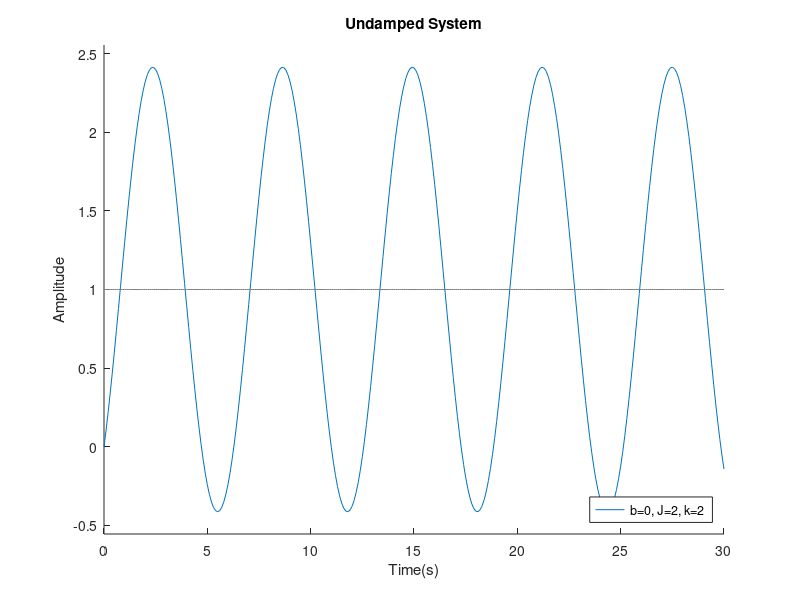
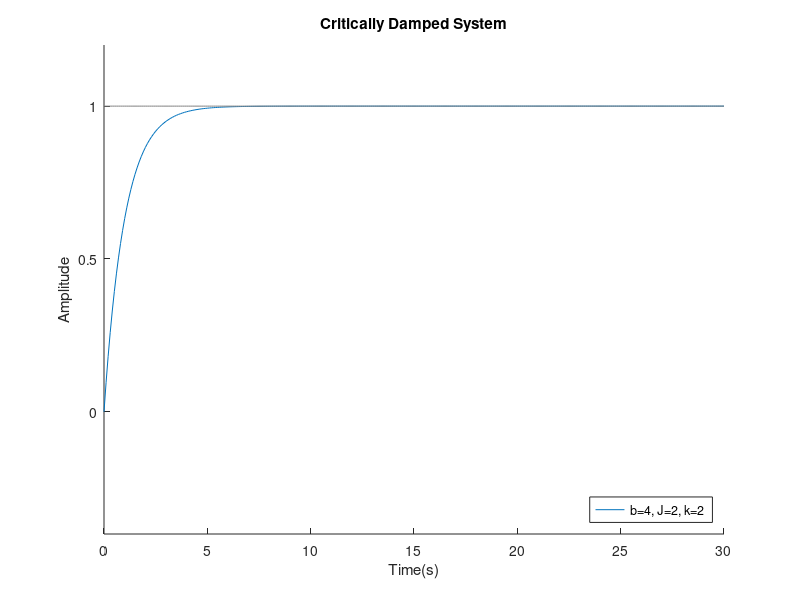
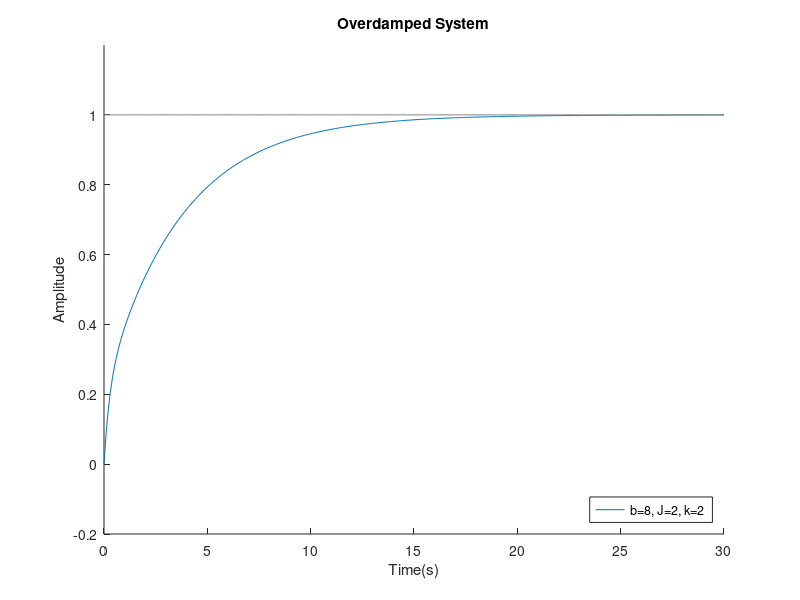
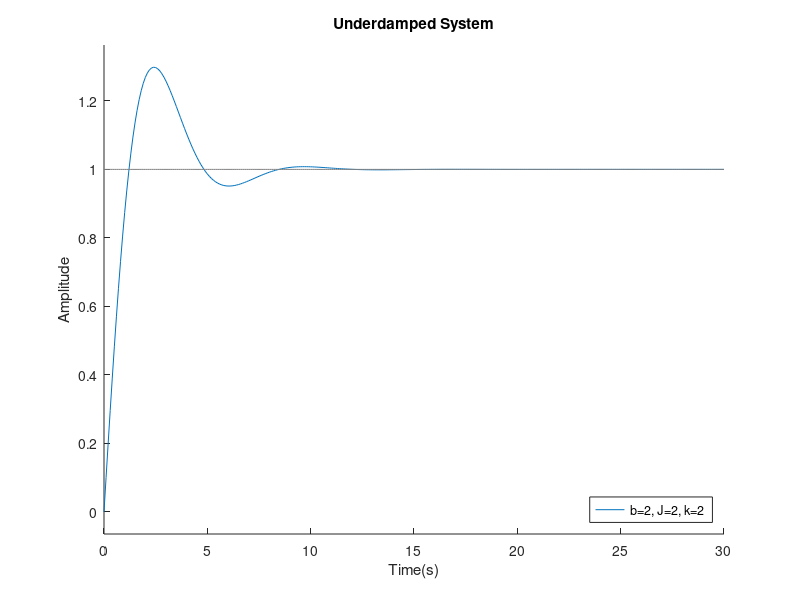

The MATLAB source for these figures, in order:
clear all; close all; 
%% Problem #1 %Undamped System
%Ogata B-3-13

%System
J=2;  %Inertia of spinning disk
k=2;  %Spring constant 
b=0;  %Damper constant [Changes per system dynamic] 

K=1; 
w_n=1;
squiggle=0; %Squiggle [Changes per systemd dynamic]

num=1; %Second order transfer function numberator 
den=[1/w_n,2*squiggle/w_n,1]; %Second order transfer function denomenator 

sys_tf=tf(num,den);
sys_ss=ss(sys_tf);

figure
hold on
timespan=0:0.1:30;
output=ones(1,301);
lsim(sys_ss,output,timespan,[-1,0]);
grid;
title('Undamped System')
xlabel('Time(s)');
ylabel('Amplitude');
legend('b=0, J=2, k=2','location','southeast')
hold off 

%% Problem #1 %Critically Damped System

%System
J=2;  %Inertia of spinning disk
k=2;  %Spring constant 
b=4;  %Damper constant [Changes per system dynamic] 

K=1;
w_n=1;
squiggle=1; %Squiggle [Changes per systemd dynamic]

num=1; %Second order transfer function numberator 
den=[1/w_n,2*squiggle/w_n,1]; %Second order transfer function denomenator 

sys_tf=tf(num,den);
sys_ss=ss(sys_tf);

figure
hold on
timespan=0:0.1:30;
output=ones(1,301);
lsim(sys_ss,output,timespan,[-1,0]);
grid;
title('Critically Damped System')
xlabel('Time(s)');
ylabel('Amplitude');
ylim([-0.4,1.2])
legend('b=4, J=2, k=2','location','southeast')
hold off 

%% Problem #1 %Overdamped System

%System
J=2;  %Inertia of spinning disk
k=2;  %Spring constant 
b=8;  %Damper constant [Changes per system dynamic] 

K=1;
w_n=1;
squiggle=2; %Squiggle [Changes per systemd dynamic]

num=1; %Second order transfer function numberator 
den=[1/w_n,2*squiggle/w_n,1]; %Second order transfer function denomenator 

sys_tf=tf(num,den);
sys_ss=ss(sys_tf);

figure
hold on
timespan=0:0.1:30;
output=ones(1,301);
lsim(sys_ss,output,timespan,[-1,0]);
grid;
title('Overdamped System')
xlabel('Time(s)');
ylabel('Amplitude');
ylim([-0.2,1.2])
legend('b=8, J=2, k=2','location','southeast')
hold off 

%% Problem #1 %underdamped System

%System
J=2;  %Inertia of spinning disk
k=2;  %Spring constant 
b=2;  %Damper constant [Changes per system dynamic] 

K=1;
w_n=1;
squiggle=.5; %Squiggle [Changes per systemd dynamic]

num=1; %Second order transfer function numberator 
den=[1/w_n,2*squiggle/w_n,1]; %Second order transfer function denomenator 

sys_tf=tf(num,den);
sys_ss=ss(sys_tf);

figure
hold on
timespan=0:0.1:30;
output=ones(1,301);
lsim(sys_ss,output,timespan,[-1,0]);
grid;
title('Underdamped System')
xlabel('Time(s)');
ylabel('Amplitude');
legend('b=2, J=2, k=2','location','southeast')
hold off 
